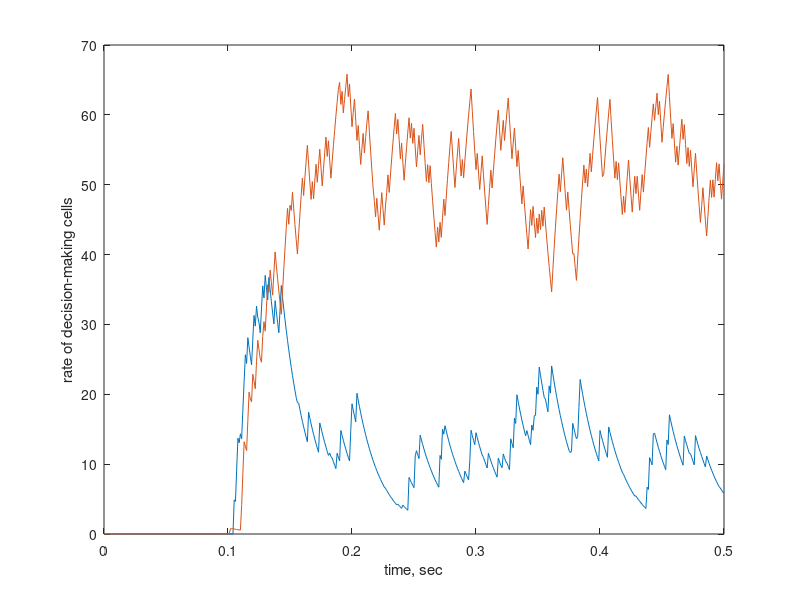
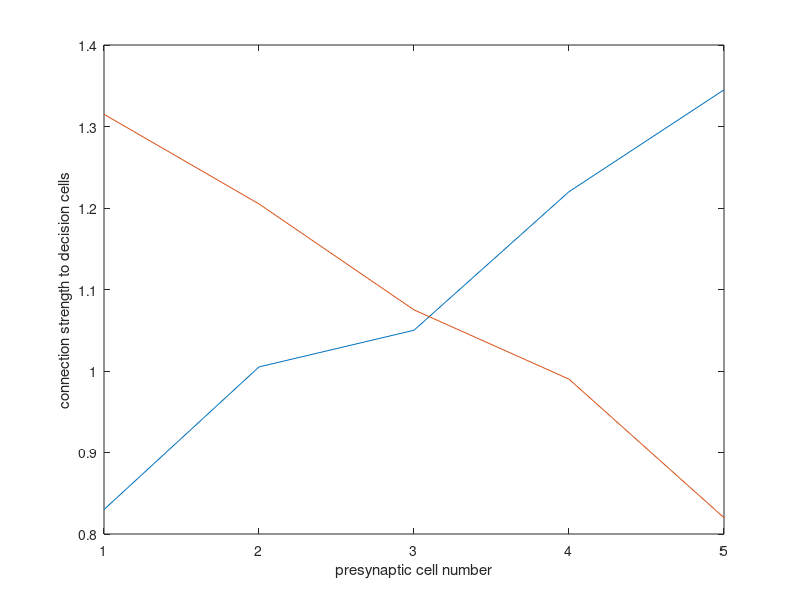
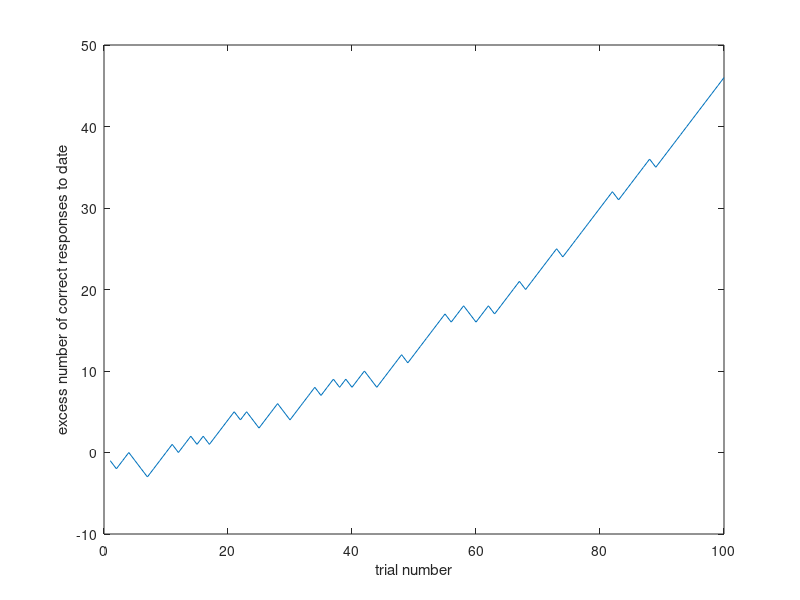

The MATLAB source for these figures, in order:
% prediction.m
% Code to predict a choice like weather based on probabilistic evidence
% 5 different inputs and a choice of 2 outputs

clear
Nstims = 5;                             % Number of informative stimuli
probs = [0.95, 0.75, 0.5, 0.25 , 0.05]; % probability of inputs corresponding to sun

dt = 0.001;
t = 0:dt:0.5;
tau = 0.020;                            % time constant for all cell/synapse updates
ton = 0.1;                              % time for stimulus to come on

Win0 = 1.0;                             % initial strength of input connections
Wmax = 3*Win0;                          % maximum input connection strength
dWplus = 0.01;                          % increase in synaptice strengths following correct trials
dWminus = 0.015;                        % decrease in synaptic strengths following incorrect trials

Ntrials = 100;

Win = Win0*ones(Nstims,2);              % weight from each stimulus cell to decision cell

Ndecisions = 2;                         % Here choice is just between sun or no sun 

Wrecurrent = 0.25;                      % Decision-making cells self-excitation
Wcross = -3;                            % Decision-making cells cross-inhibition
for i = 1:Ndecisions
    for j = 1:Ndecisions
        W(i,j) = Wcross;                % Cross inhibition for different cells
    end
    W(i,i) = Wrecurrent;                % Self-excitation for a cell to itself
end

Iapp0 = 30.0;                           % current to stimulus cells
rstimmax = 100;                         % max rate of input stimulus cells
rdecidemax = 100;                       % max rate of decision-making cells
Ith = 30;                               % threshold of input cells
Idecideth = 50;                         % threshold of decision-making cells
Iwidth = 5;                             % determines steepness of f-I curve 
sigmaI = 0.1;                           % fractional noise in current to decision-making cells

sumrightwrong = zeros(1,Ntrials);       % will tally correct minus wrong responses

for trial = 1:Ntrials

    sun = 0;
    stimuluson = zeros(1,Nstims);       % default of no stimulus
    if rand(1) > 0.5 
        sun = 1;                        % half the time it is sunny
        for stim = 1:Nstims             % run through each possible stimulus
            if rand(1) < probs(stim)
                stimuluson(stim) = 1;   % if sunny, probs(stim) is probability stimulus is on
            end
        end
    else
        for stim = 1:Nstims             % run through each possible stimulus
            if rand(1) > probs(stim)
                stimuluson(stim) = 1;   % stimulus is on with 1-prob(stim) when it rains
            end
        end
    end

    rstim = zeros(Nstims);              % rates of stimulus input neurons
    rdecide = zeros(Ndecisions);        % rates of decision-making neurons
    for i = 2:length(t)
        if  t(i) > ton
            Iapp = Iapp0*stimuluson;    %  this gives applied current to subset of stimulus neurons
        else
            Iapp = zeros(size(stimuluson)); % no current before stimulus comes on
        end


        rstiminf = rstimmax./(1+exp(-(Iapp-Ith)/Iwidth));   % steady state rate of input cells
        rstim(i,:) = rstiminf + (rstim(i-1,:) - rstiminf)*exp(-dt/tau);     % integrate to steady state

        Idecide = (rstim(i-1,:)*Win + rdecide(i-1,:)*W) .* ...  % current to decision cells
            (1.0 + sigmaI*randn(1,Ndecisions)/sqrt(dt));        % with added noise

        rdecideinf = rdecidemax./(1+exp(-(Idecide-Idecideth)/Iwidth));  % steady state rate of decision cells
        rdecide(i,:) = rdecideinf + (rdecide(i-1,:) - rdecideinf)*exp(-dt/tau);     % integrate to steady state
        
    end             
    
    winner = 1;                             % find which decision is made, start by assuming 1
    rmax = rdecide(length(t),winner);       % initialize maximum rate at end of simulation
    for cell = 2:Ndecisions                 % see if other cell beats cell1
        if rdecide(length(t),cell) > rmax   % if rate of other cell is higher than max
            winner = cell;                  % that cell is the winner
            rmax = rdecide(length(t),cell); % reset max rate
        end
    end
        
    % winner should be 2 if it is sunny (sun is 1) 
    % otherwise winner should be 1 if it is not sunny (sun is 0)
    if sun+1 == winner              
        correct = 1                 % correct response
    else                            
        correct = 0                 % wrong response 
    end
    
    % sumrightwrong will tally the number of correct responses minus the
    % number of incorrect responses to date
     if ( trial == 1 ) 
        sumrightwrong(trial) = 2*correct-1;
    else
        sumrightwrong(trial) = sumrightwrong(trial-1) + 2*correct-1;
    end
   
    if correct == 1                 % with a correct response
        for cell = 1:Nstims         % potentiate synapses from stimuli that were on
            Win(cell,winner) = Win(cell,winner) + dWplus*stimuluson(cell);
        end
    else                            % with an incorrect response
        for cell = 1:Nstims         % depress synapses from the stimuli that were on
            Win(cell,winner) = Win(cell,winner) - dWminus*stimuluson(cell);
        end
    end
        
    Win = max(Win,0);               % weights can not be negative
    Win = min(Win,Wmax);            % or greater than some maximum

%     figure(1)
%     plot(t,rstim)
%     xlabel('time, sec')
%     ylabel('rate of input cells')

    figure(2)
    plot(t,rdecide)
    xlabel('time, sec')
    ylabel('rate of decision-making cells')
    
    figure(3)
    plot([1 2 3 4 5], Win)
    xlabel('presynaptic cell number')
    ylabel('connection strength to decision cells')
    
end

figure(4)
plot(sumrightwrong)
xlabel('trial number')
ylabel('excess number of correct responses to date')
